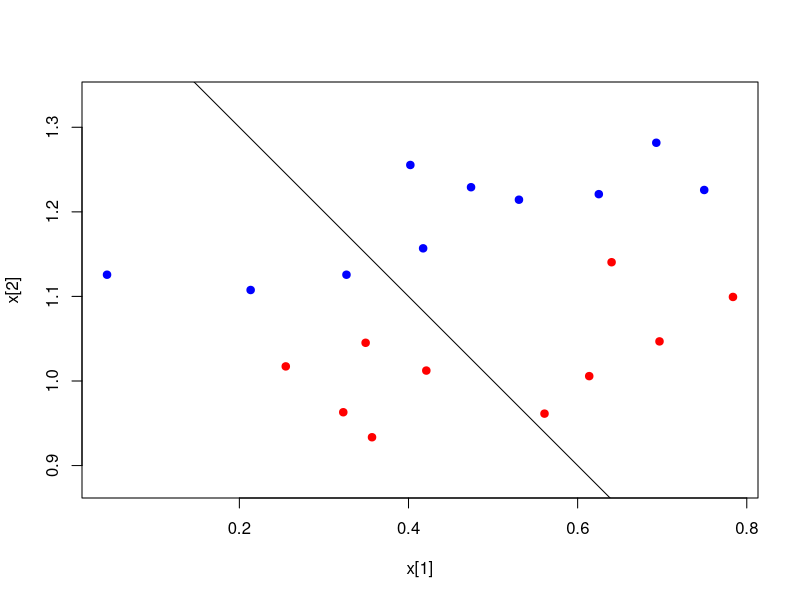
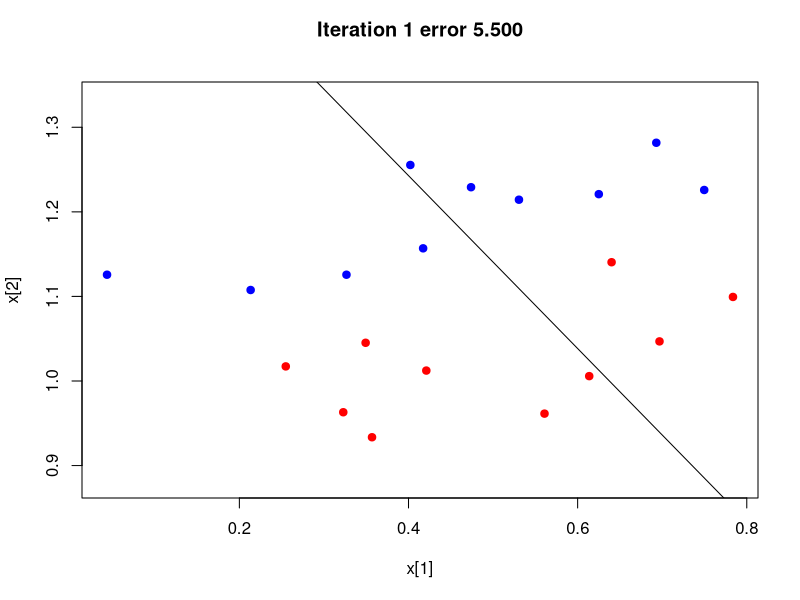
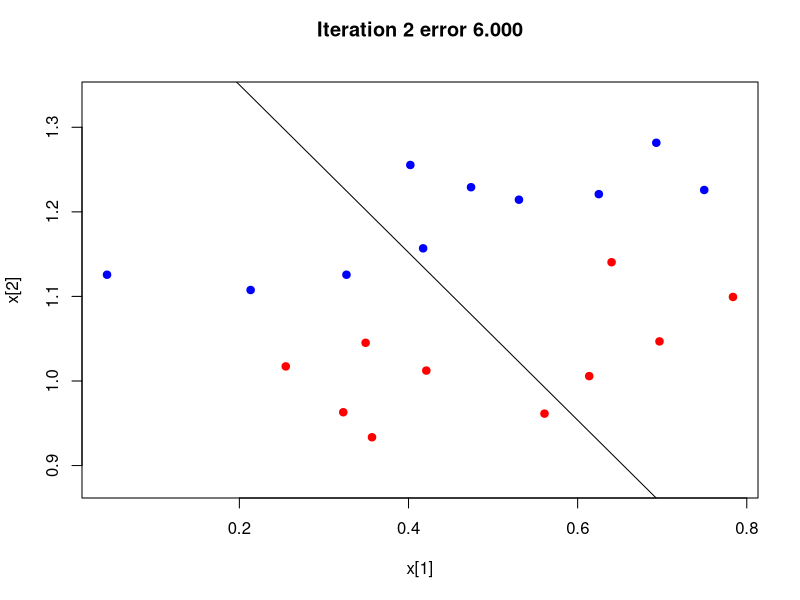
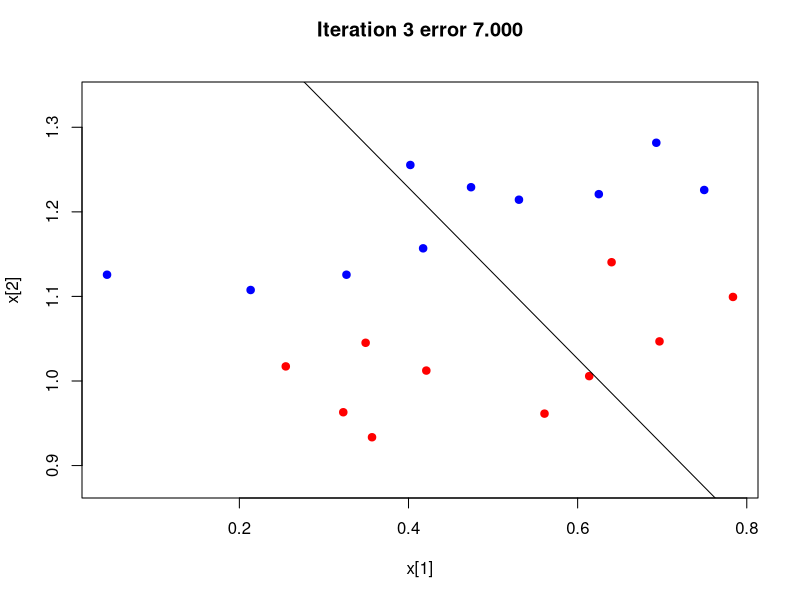
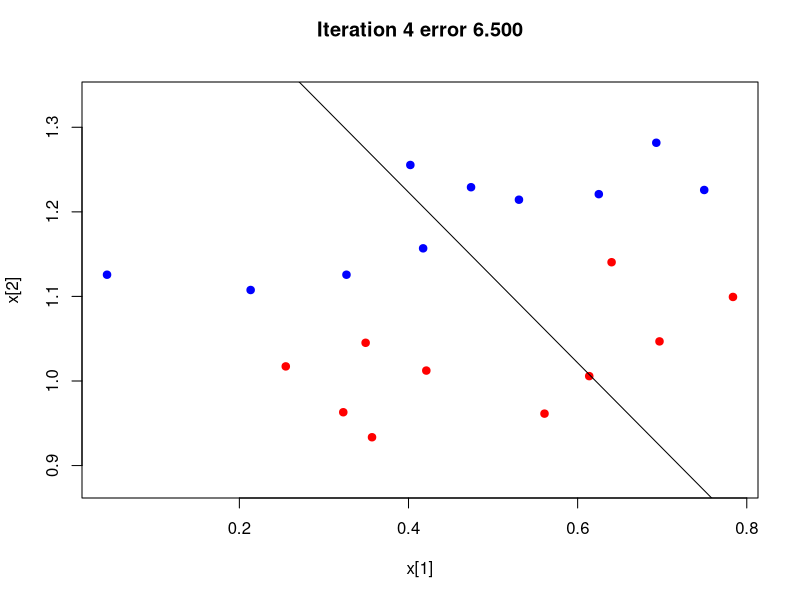
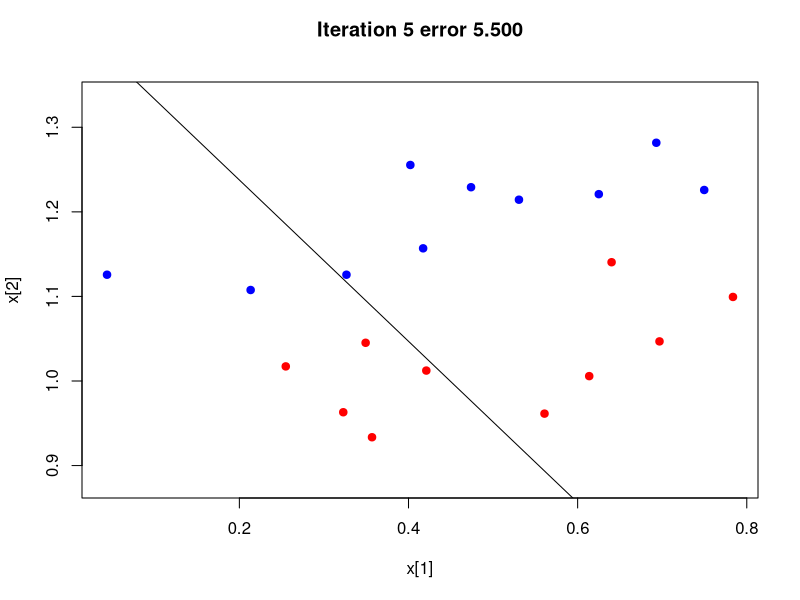
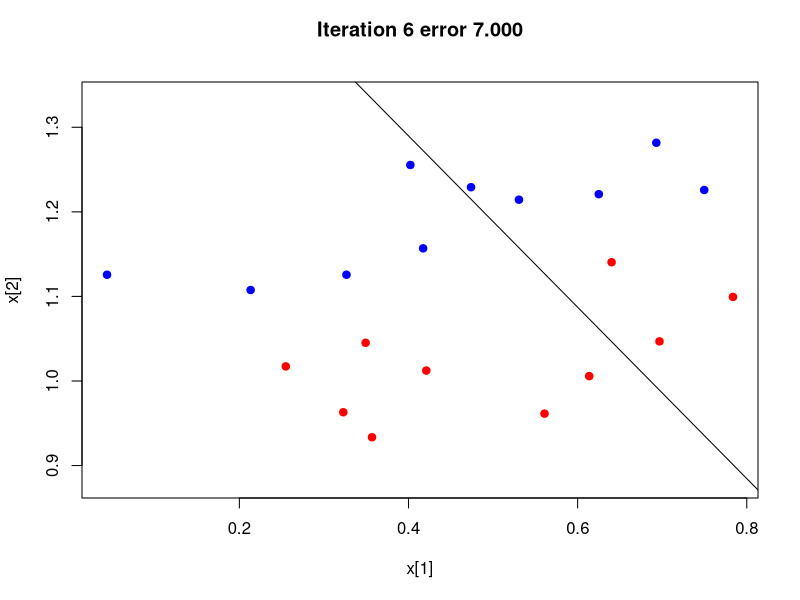
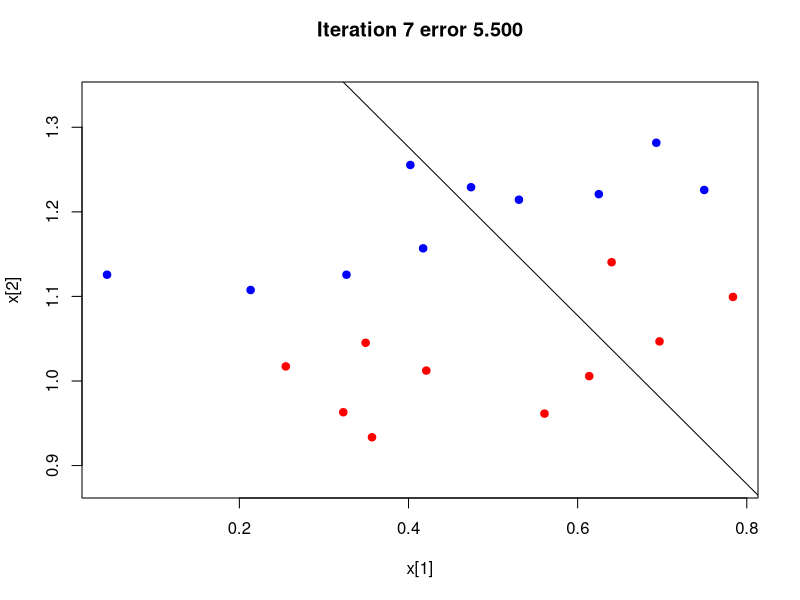

Recreate these plots in R, in order.
##  Perceptron learning rule.

data = read.table("eg2d.dat")
ninputs = nrow(data)
targets = data[,3]
inputs = cbind( as.matrix(data[,1:2]), rep(-1,ninputs))


epsilon = 0.03


set.seed(100)

plotdata = function() {
  plot(data[,1], data[,2], pch=19,
       xlab="x[1]", ylab="x[2]",
       col=ifelse(data[,3]==1, "red", "blue"), asp=1)

  a = wts[3]/wts[2]                     #slope
  b = -wts[1]/wts[2]                    #intercept
  abline(a=a, b=b)
}


##wts = runif(Nin)
## start with a deliberately poor set of initial weights.
wts = c(1, 1, 1.5)
plotdata()


for (iteration in 1:100) {
  order = sample(ninputs);
  error = 0;
  for (i in order) {
    x = inputs[i,]
    t = targets[i]
    y = x %*% wts
    y = y > 0;
    error = error + (0.5*(t - y)^2);
    dw = epsilon * ( t - y) * x
    wts = wts + dw;
  }
  title =sprintf('Iteration %d error %.3f\n', iteration, error)
  plotdata()
  title(main=title)
  Sys.sleep(0.1)
  if (error == 0)
    break;
}

plotdata()
